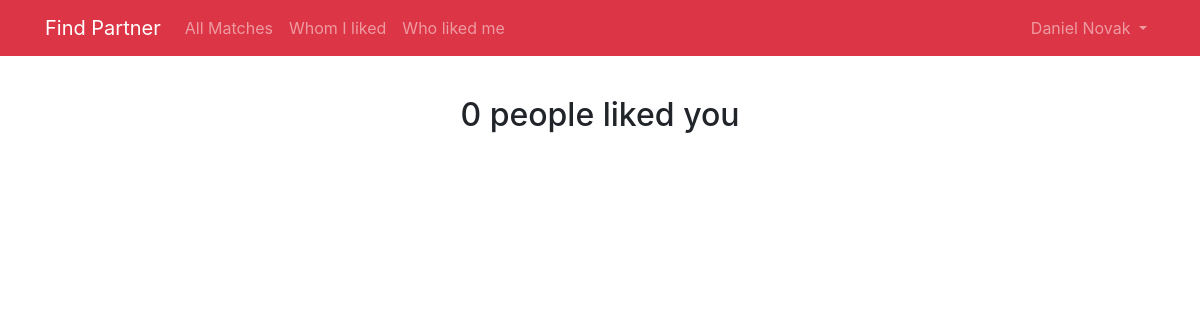
/whom-i-liked (signed in), run on an earlier commit of the app's database.
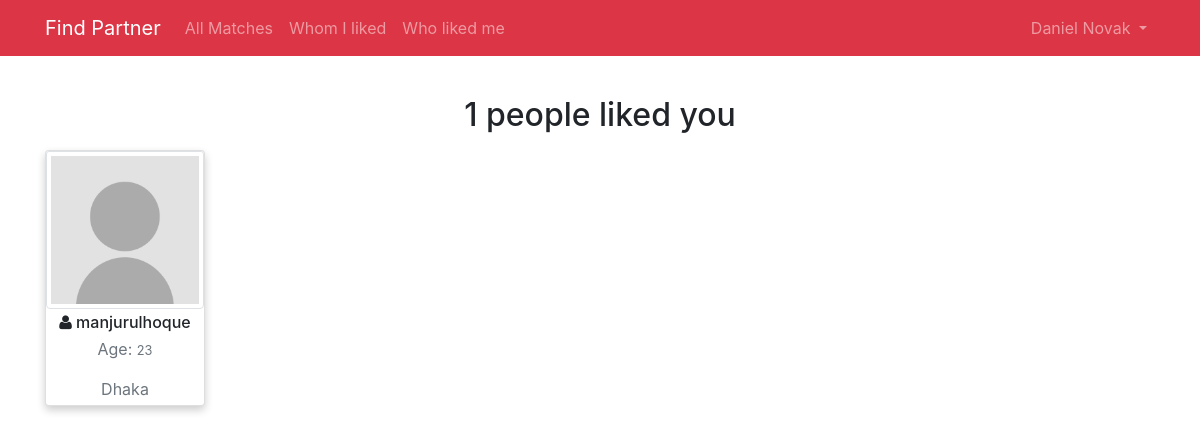
And on a later commit of the database.
### app/models.py (models this page shows)
class Like(models.Model):
    member = models.ForeignKey(User, related_name="member", on_delete=models.CASCADE)
    user = models.ForeignKey(User, related_name="user", on_delete=models.CASCADE)

### accounts/models.py (models this page shows, shortened)
class User(AbstractUser):
    username = models.CharField(max_length=256, blank=False)
    email = models.EmailField(unique=True, blank=False)
    gender = models.CharField(max_length=10, blank=False)
    age = models.IntegerField(blank=False)
    dob = models.DateField(blank=True, null=True)
    about = models.TextField(blank=True, null=True)
    looking_for = models.TextField(blank=True, null=True)
    interests = models.TextField(blank=True, null=True)
    city = models.CharField(max_length=50, blank=True, null=True)
    country = models.CharField(max_length=60, blank=True, null=True)
    created_at = models.DateTimeField(auto_now_add=True, auto_now=False)
    updated_at = models.DateTimeField(default=django.utils.timezone.now, blank=True)
    profile_picture = models.ImageField(null=True,
                                        blank=True,
                                        upload_to='photos',
                                        default='images/user.png',
                                        verbose_name="profile picture"
                                        )
    USERNAME_FIELD = 'email'
    REQUIRED_FIELDS = ['username', 'gender', 'age']

### app/views.py (the view)
# urls.py: path('whom-i-liked', login_required(WhomILikedListView.as_view(), login_url='/login'), name='whom_i_liked'),
class WhomILikedListView(ListView):
    model = Like
    context_object_name = "likes"
    template_name = "whomiliked.html"
    paginate_by = 4
    def get_queryset(self):
        return Like.objects.filter(user_id=self.request.user.id)

### templates/whomiliked.html (shortened to what this page needs)
{% extends 'layouts/app.html' %}
{% block content %}
    {% load static %}
    {% load is_liked_by_me %}
    <div class="text-center mt-3">
        <h2>{{ likes.count }} people liked you</h2>
    </div>
    <div class="container mt-3">
        <div class="row">
            {% for like in likes %}
                <div class="col-sm-6 col-md-4 col-lg-4 col-xl-2">
                    <div class="card mb-4">
                        <div class="card-img-wrapper">
                            <img class="card-img-top img-thumbnail" src="{% static 'images/user.png' %}" alt="">
                        </div>
                        <div class="card-body p-1">
                            <h6 class="card-title text-center mb-1"><i class="fa fa-user"></i>
                                {{ like.member.username }}
                            </h6>
                            <p class="card-text text-muted text-center">Age:
                                <small>{{ like.member.age }}</small>
                            </p>
                            <p class="card-text text-muted text-center">Dhaka</p>
                        </div>
                    </div>
                </div>
            {% endfor %}
        </div>
    </div>
{% endblock %}

What changed in the data, as far as the page shows it:
added Like: member.username "manjurulhoque", member.age "23"
Also different on the page:
{{ likes.count }}: "0" → "1"
